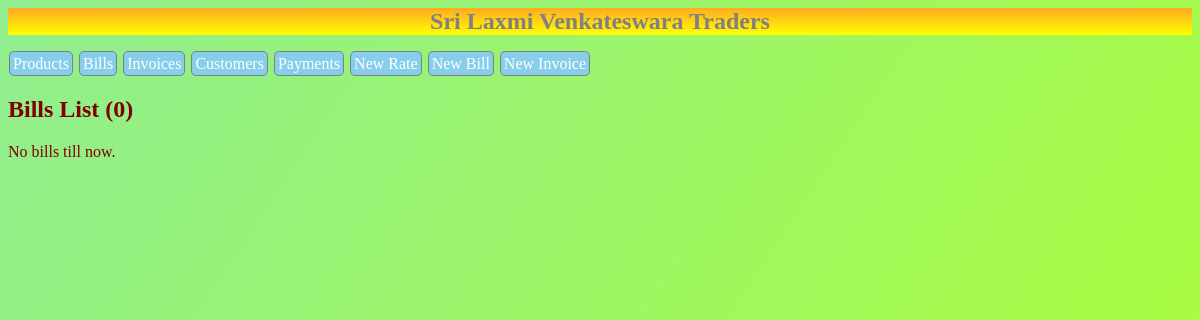
The page /bills/ on the database as committed earlier.
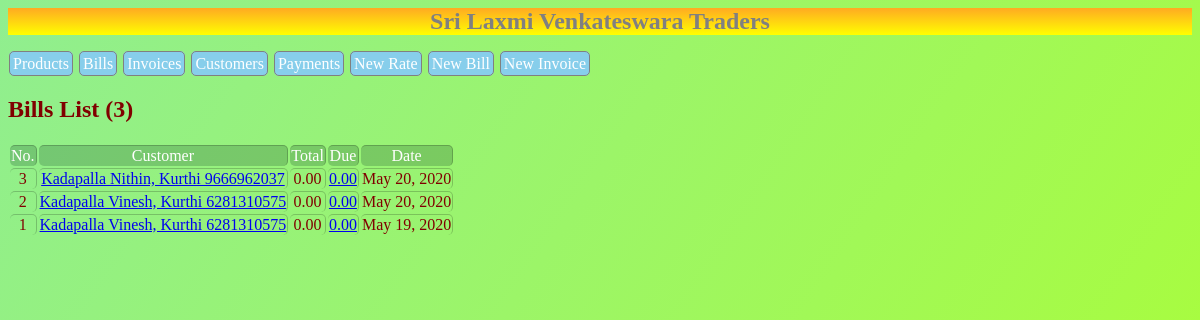
The same page on the database as committed later.
### home/models.py (models this page shows, shortened)
class Bill(models.Model):
    customer = models.ForeignKey('Customer',on_delete=models.CASCADE)
    date = models.DateTimeField(auto_now=True)
    total = models.DecimalField(max_digits=10,decimal_places=2,default=0)
    due = models.DecimalField(max_digits=10, decimal_places=2,default=0)

class Customer(models.Model):
    name = models.CharField(max_length=64)
    phone = models.IntegerField(null=True)
    email = models.EmailField(null=True)
    address = models.ForeignKey(Village,models.CASCADE,related_name='user_address')#models.CharField(max_length=128)
    due = models.DecimalField(default=0,decimal_places=2,max_digits=10)
    def __str__(self):
        phone = ''
        if self.phone != -1:
            phone = self.phone
        return " "+self.name+", "+" "+self.address.village+" "+str(phone)

class Village(models.Model):
    village = models.CharField(max_length=64)
    mandal = models.CharField(max_length=64)
    district = models.CharField(max_length=64)

### home/views.py (the view)
# urls.py: path('bills/',BillListView.as_view(),name='bills'),
class BillListView(ListView):
    model = Bill
    context_object_name = 'bill'
    ordering = ['-date']
    paginate_by = 10

### home/templates/home/bill_list.html
{% extends 'home/list.html' %}
{% block content %}
    <h2>Bills List ({{ page_obj.paginator.count }})</h2>
    {% if bill %}
        <table>
            <tr>
                <td>No.</td>
                <td>Customer</td>
                <td>Total</td>
                <td>Due</td>
                <td>Date</td>
            </tr>
            {% for b in bill %}
                <tr>
                    <td>{{ b.id }}</td>
                    <td><a href='{% url 'bill_particular' b.id %}'>{{b.customer}}</a></td>
                    <td>{{ b.total }}</td>
                    <td><a href='{% url 'payment' b.id %}'>{{ b.due }}</a></td>
                    <td><span class="date">{{ b.date.date }}<span class="time">,{{ b.date.time }}</span></span></td>
                </tr>
            {% endfor %}
        </table>
    {% else %}
        No bills till now.
    {% endif %}
{% endblock %}

Rows that differ between the two databases and show on the page:
added Bill: id "3", customer "Kadapalla Nithin, Kurthi 9666962037", total "0.00", due "0.00", date "May 20, 2020"
added Bill: id "2", customer "Kadapalla Vinesh, Kurthi 6281310575", total "0.00", due "0.00", date "May 20, 2020"
added Bill: id "1", customer "Kadapalla Vinesh, Kurthi 6281310575", total "0.00", due "0.00", date "May 19, 2020"
Other text that changed with them:
{{ page_obj.paginator.count }}: "0" → "3"
text no longer shown: "No bills till now."
text now shown: "No. Customer Total Due Date"
